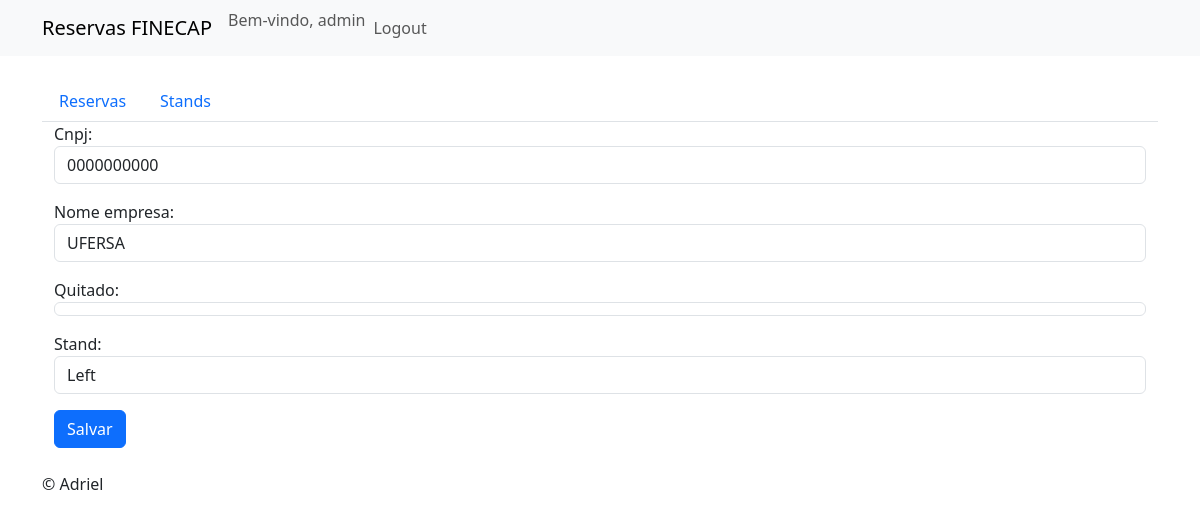
Screenshot of /reserva/editar/3/ (signed in) with the database file from the repository.
### main/models.py (models this page shows, shortened)
class Reserva(models.Model):
    cnpj = models.CharField(max_length=20)
    nome_empresa = models.CharField(max_length=200)
    quitado = models.BooleanField(default=False)
    stand = models.ForeignKey(Stand, on_delete=models.CASCADE)
    data_cadastro = models.DateTimeField(auto_now_add=True)

### main/views.py (the view, shortened to what this page needs)
# urls.py: path('reserva/editar/<int:pk>/', EditarReservasView.as_view(), name="editar_reservas"),
class EditarReservasView(LoginRequiredMixin,UpdateView):
    model = Reserva
    form_class = ReservaForm
    template_name = "finecap/form.html"
    success_url = reverse_lazy('listar_reservas')

### main/forms.py
class ReservaForm(ModelForm):
    class Meta:
        model = Reserva
        fields = '__all__'
        widgets = {
            'cnpj': forms.TextInput(attrs={'class': 'form-control'}),
            'nome_empresa' : forms.TextInput(attrs={'class':'form-control'}),
            'quitado' : forms.CheckboxInput(attrs={'class':'form-control'}),
            'stand' : forms.Select(attrs={'class':'form-control'})
        }

### main/models.py (called while the page is built)
    def __str__(self):
        return self.localizacao

### main/templates/finecap/form.html (shortened to what this page needs)
{% extends 'base.html' %}
{% block content %}
<div class="container">
    <form method="post">
        {{ form.as_p }}
        <button type="submit" class="btn btn-primary">Salvar</button>
    </form>
</div>
{% endblock %}

### templates/base.html (shortened to what this page needs)
<!DOCTYPE html>
{% load static %}
<html lang="en">
  <head>
    <link rel="stylesheet" href="https://cdn.jsdelivr.net/npm/bootstrap@5.3.0/dist/css/bootstrap.min.css" />
  </head>
  <body>
    <header>
      <nav class="navbar navbar-expand-lg navbar-light bg-light">
        <div class="container">
          <a class="navbar-brand" href="#">Reservas FINECAP</a>
          <div class="collapse navbar-collapse" id="navbarNav">
            <ul class="navbar-nav ml-auto">
              {% if user.is_authenticated %}
                <li class="nav-item">
                  <span class="navbar-text">Bem-vindo, {{ user.username }}</span>
                </li>
                <li class="nav-item">
                  <a href="{% url 'account_logout' %}" class="nav-link">Logout</a>
                </li>
              {% else %}
                <li class="nav-item">
                  <a href="{% url 'account_login' %}" class="nav-link">Login</a>
                </li>
              {% endif %}
            </ul>
          </div>
        </div>
      </nav>
    </header>
    <main class="container mt-4">
      {% if user.is_authenticated %}
        <ul class="nav nav-tabs">
          <li class="nav-item">
            <a class="nav-link" href="{% url 'listar_reservas' %}">Reservas</a>
          </li>
          {% if user.is_superuser %}
            <li class="nav-item">
              <a class="nav-link" href="{% url 'listar_stands' %}">Stands</a>
            </li>
          {% endif %}
        </ul>
      {% endif %}
      {% block content %}
      {% endblock %}
    </main>
    <footer class="mt-4">
      <div class="container">
        <p>&copy; Adriel</p>
      </div>
    </footer>
  </body>
</html>

### rows the page displays
Reserva: cnpj "0000000000", nome_empresa "UFERSA", quitado "☑", stand "Left"

### other values shown
{{ user.username }} "admin"
